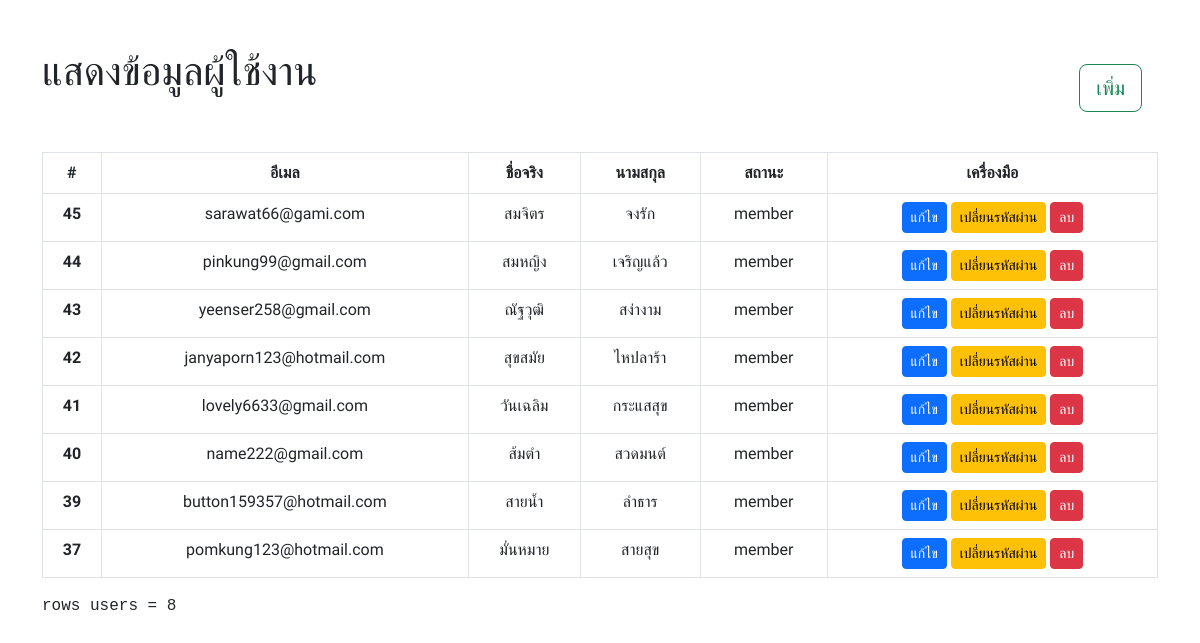
The page / on the database its author committed.
### tables this page shows
CREATE TABLE `users` (
  `id` int(11) NOT NULL COMMENT 'ไอเีผู้ใช้',
  `email` varchar(255) NOT NULL COMMENT 'อีเมล',
  `password` varchar(255) NOT NULL COMMENT 'รหัสผ่าน',
  `fname` varchar(255) NOT NULL COMMENT 'ชื่อจริง',
  `lname` varchar(255) NOT NULL COMMENT 'นามสกุล',
  `role` varchar(255) NOT NULL COMMENT 'สถานะ'
);

### index.php (the view, shortened to what this page needs)
<?php
require_once 'laout.php';
require_once 'conn.php';
$sql = 'SELECT * FROM users';
$stmt = $conn->prepare($sql);
$stmt->execute();
$row = $stmt->fetchAll(PDO::FETCH_ASSOC);
$count = $stmt->rowCount();
$row2 = array_reverse($row);
?>
<div class="container my-5">
    <div class="d-flex justify-content-between">
        <h1>แสดงข้อมูลผู้ใช้งาน</h1>
        <a href="form_add_user.php"><button type="button" class="btn btn-outline-success btn-lg my-3 mx-3">เพิ่ม</button></a>
    </div>
    <table class="table text-center table-hover table-bordered mt-4 ">
        <thead>
            <tr>
                <th scope="col">#</th>
                <th scope="col">อีเมล</th>
                <th scope="col">ชื่อจริง</th>
                <th scope="col">นามสกุล</th>
                <th scope="col">สถานะ</th>
                <th scope="col">เครื่องมือ</th>
            </tr>
        </thead>
        <tbody>
            <?php foreach ($row2  as $user) {  ?>
                <tr>
                    <th scope="row"><?= $user['id']; ?></th>
                    <td><?= $user['email']; ?></td>
                    <td><?= $user['fname']; ?></td>
                    <td><?= $user['lname']; ?></td>
                    <td><?= $user['role']; ?></td>
                    <td><a href="form_edit_user.php?id_user=<?= $user['id'];  ?>"><button class="btn btn-primary btn-sm">แก้ไข</button></a>
                        <a href="form_chang_password.php?id_user=<?= $user['id'];  ?>"><button class="btn btn-warning  btn-sm">เปลี่ยนรหัสผ่าน</button></a>
                        <a href="services/delete_user.php?id_user=<?= $user['id']; ?>"><button class="btn btn-danger  btn-sm">ลบ</button></a>
                    </td>
                </tr>
            <?php } ?>
        </tbody>
    </table>
    <p class="font-monospace">rows users = <?= $count ?></p>
</div>

### laout.php (shortened to what this page needs)
<!doctype html>
<html lang="en">
  <head>
    <link rel="stylesheet" href="style.css">
    <link href="https://cdn.jsdelivr.net/npm/bootstrap@5.2.3/dist/css/bootstrap.min.css" rel="stylesheet">
  </head>
  <body>
  </body>
</html>

### style.css (style rules this page uses)
* { font-family: 'Pridi', serif; }

### rows shown on the page
users: id "45", email "sarawat66@gami.com", fname "สมจิตร", lname "จงรัก", role "member"
users: id "44", email "pinkung99@gmail.com", fname "สมหญิง", lname "เจริญแล้ว", role "member"
users: id "43", email "yeenser258@gmail.com", fname "ณัฐวุฒิ", lname "สง่างาม", role "member"
users: id "42", email "janyaporn123@hotmail.com", fname "สุขสมัย", lname "ไหปลาร้า", role "member"
users: id "41", email "lovely6633@gmail.com", fname "วันเฉลิม", lname "กระแสสุข", role "member"
users: id "40", email "name222@gmail.com", fname "ส้มตำ", lname "สวดมนต์", role "member"
users: id "39", email "button159357@hotmail.com", fname "สายน้ำ", lname "ลำธาร", role "member"
users: id "37", email "pomkung123@hotmail.com", fname "มั่นหมาย", lname "สายสุข", role "member"

### other values the page prints
$count "8"
